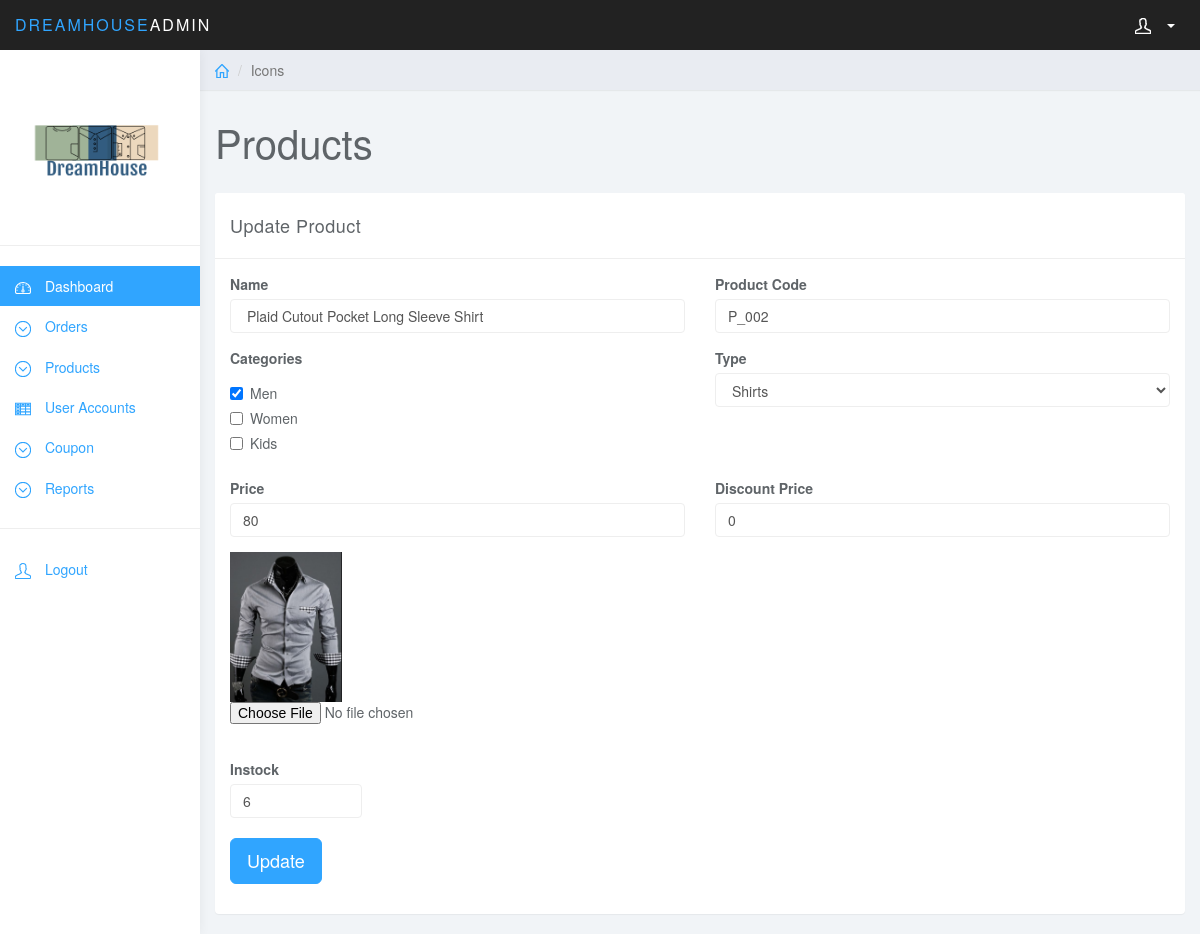
/admin/editProduct.php?id=2, run on the app's committed database.
### tables this page shows
CREATE TABLE `products` (
  `item_id` int(11) NOT NULL,
  `item_name` varchar(255) NOT NULL,
  `item_code` varchar(255) NOT NULL,
  `price` int(11) NOT NULL,
  `item_image` text NOT NULL,
  `discount_price` int(11) NOT NULL,
  `instock` int(11) NOT NULL,
  `categories` varchar(255) NOT NULL,
  `type` varchar(255) NOT NULL,
  `status` int(11) NOT NULL
);

### functions.php (called while the page is built, shortened)
<?php
	function get($query,$conn){
		try{
			$stmt = $conn->prepare($query);
			$stmt->execute();
			return $stmt;
		}catch(PDOException $e){
			$e->getMessage();
		}
	}
?>

### admin/editProduct.php (the view, shortened to what this page needs)
<?php
require '../functions.php';
$conn = connect();
if($conn){
	$product_id = $_GET['id'];
	$query = "Select * from products where item_id = '$product_id'";
	$get_product = get($query, $conn);
	$rs_product = $get_product->fetch();
}
?>
<!DOCTYPE html>
<html>
<head>
<link href="css/bootstrap.min.css" rel="stylesheet">
<link href="css/datepicker3.css" rel="stylesheet">
<link href="css/styles.css" rel="stylesheet">
</head>
<body>
	<?php include 'sidebar.php'; ?>
	<div class="col-sm-9 col-sm-offset-3 col-lg-10 col-lg-offset-2 main">
		<div class="row">
			<ol class="breadcrumb">
				<li><a href="#"><svg class="glyph stroked home"><use xlink:href="#stroked-home"></use></svg></a></li>
				<li class="active">Icons</li>
			</ol>
		</div>
		<div class="row">
			<div class="col-lg-12">
				<h1 class="page-header">Products</h1>
			</div>
		</div>
		<div class="row">
			<div class="col-md-12">
				<div class="panel panel-default">
					<div class="panel-heading">Update Product</div>
					<div class="panel-body">
						<form action="#" method="post" enctype="multipart/form-data" >
							<div class="row">
								<div class="form-group col-md-6">
									<label>Name</label>
									<input type="text" name="productname" class="form-control" value="<?= $rs_product['item_name']?>">
								</div>
								<div class="form-group col-md-6">
									<label>Product Code</label>
									<input type="text" name="productcode" class="form-control" value="<?= $rs_product['item_code']?>">
								</div>
							</div>
							<div class="row">
								<div class="form-group col-md-6">
									<label>Categories</label>
									<div class="checkbox">
										<label><input type="checkbox" name="check_cat[]" value="Men" <?= $rs_product['categories'] == 'Men' ? 'checked' : ''?>>Men</label>
									</div>
									<div class="checkbox">
										<label><input type="checkbox" name="check_cat[]" value="Women" <?= $rs_product['categories'] == 'Women' ? 'checked' : ''?>>Women</label>
									</div>
									<div class="checkbox">
										<label><input type="checkbox" name="check_cat[]" value="Kids" <?= $rs_product['categories'] == 'Kids' ? 'checked' : ''?>>Kids</label>
									</div>
								</div>
								<div class="form-group col-md-6">
									<label>Type</label>
									<select name="type" class="form-control">
										<option value="Shirts" <?= $rs_product['type'] == 'Shirts' ? 'selected' : ''?>>Shirts</option>
									</select>
								</div>
							</div>
							<div class="row">
								<div class="form-group col-md-6">
									<label for="price">Price</label>
									<input type="text" name="price" class="form-control" id="price" value="<?= $rs_product['price']?>">
								</div>
								<div class="form-group col-md-6">
									<label for="discount_price">Discount Price</label>
									<input type="text" name="discount_price" class="form-control" id="discount_price" value="<?= $rs_product['discount_price']?>">
								</div>
							</div>
							<div class="row">
								<div class="form-group col-md-12">
									<img src="photo/<?= $rs_product['item_image'] ?>" alt="" height="150px">
									<input type="file" name="photo" id="image" value="<?= $rs_product['item_image'] ?>"><br/>
								</div>
							</div>
							<div class="row">
								<div class="form-group col-md-2">
									<label for="instock">Instock</label>
									<input type="text" class="form-control" name="instock" id="instock" id="instock" value="<?= $rs_product['instock'] ?>"><br/>
									<input type="submit" class="btn btn-lg btn-primary" value="Update" name="updateProduct">
								</div>
							</div>
						</form>
					</div>
				</div>
			</div>
		</div>
	</div>
</body>
</html>

### admin/css/styles.css (style rules this page uses)
body { background: #f1f4f7; padding-top: 50px; color: #5f6468; }
a, a:hover, a:focus { color: #30a5ff; }
h1, h2, h3, h4, h5, h6 { color: #5f6468; }
h1 { font-weight: 300; font-size: 40px; }
.form-control { border: 1px solid #eee; box-shadow: none; }
.btn-primary, .btn-primary:hover, .btn-primary:focus, .btn-primary:active, .btn-primary.active, .open > .dropdown-toggle.btn-primary, .btn-primary.disabled, .btn-primary[disabled], fieldset[disabled] .btn-primary, .btn-primary.disabled:hover, .btn-primary[disabled]:hover, fieldset[disabled] .btn-primary:hover, .btn-primary.disabled:focus, .btn-primary[disabled]:focus, fieldset[disabled] .btn-primary:focus, .btn-primary.disabled:active, .btn-primary[disabled]:active, fieldset[disabled] .btn-primary:active, .btn-primary.disabled.active, .btn-primary[disabled].active, fieldset[disabled] .btn-primary.active { background-color: #30a5ff; border-color: #30a5ff; }
.panel { border: 0; }
.panel-heading { font-size: 18px; font-weight: 300; letter-spacing: 0.025em; height: 66px; line-height: 45px; }
.panel-default .panel-heading { background: #fff; border-bottom: 1px solid #eee; color: #5f6468; }
.breadcrumb { border-radius: 0; padding: 10px 15px; background: #e9ecf2; box-shadow: 0 1px 1px rgba(0, 0, 0, .05); margin: 0 ; }
h1.page-header { margin-top: 30px; border-bottom: 0; }
.breadcrumb .glyph { height: 14px; width: 14px; margin: -2px 0 0 0; stroke-width: 4px; }

### data on the page
products: productname "Plaid Cutout Pocket Long Sleeve Shirt", productcode "P_002", categories "☑", type "Shirts", price "80", discount_price "0", item_image (picture), instock "6"
